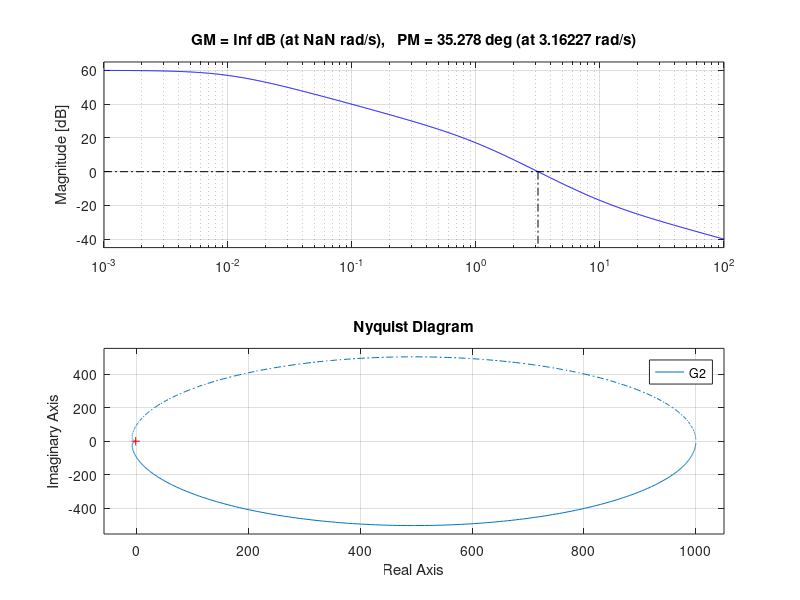

Recreate this plot in MATLAB. (Note: this script raises an error after producing the figure.)
function hw12
clearvars; close all; clc;
%a
s = tf('s');
P1 = 1/(s^3 + 10*s^2 + 3*s + 10);
C1 = 1000*(s+1)/(s+10);
G1 = P1*C1;
margin(G1)
nyquist(G1)

%b
P2 = 100/((100*s+1)*(s+1));
C2 = s+10;
G2 = P2*C2;
margin(G2)
nyquist(G2)

%Problem 2
t = .01;
J = .41;
e = .1;
kp = (1-e)/e
K = kp;
w = 25;
a = (1-sin(80))/(1+sin(80));
T = 1/(sqrt(a)*w)
P3 = exp(-t*s)/(J*s^2 + s);
C3 = K*((T*a)*s +1)/(a*T*s + 1)
margin(P3*C3)

%relaxing the phase margin requirement would probably help
nyquist(P3*C3);

end